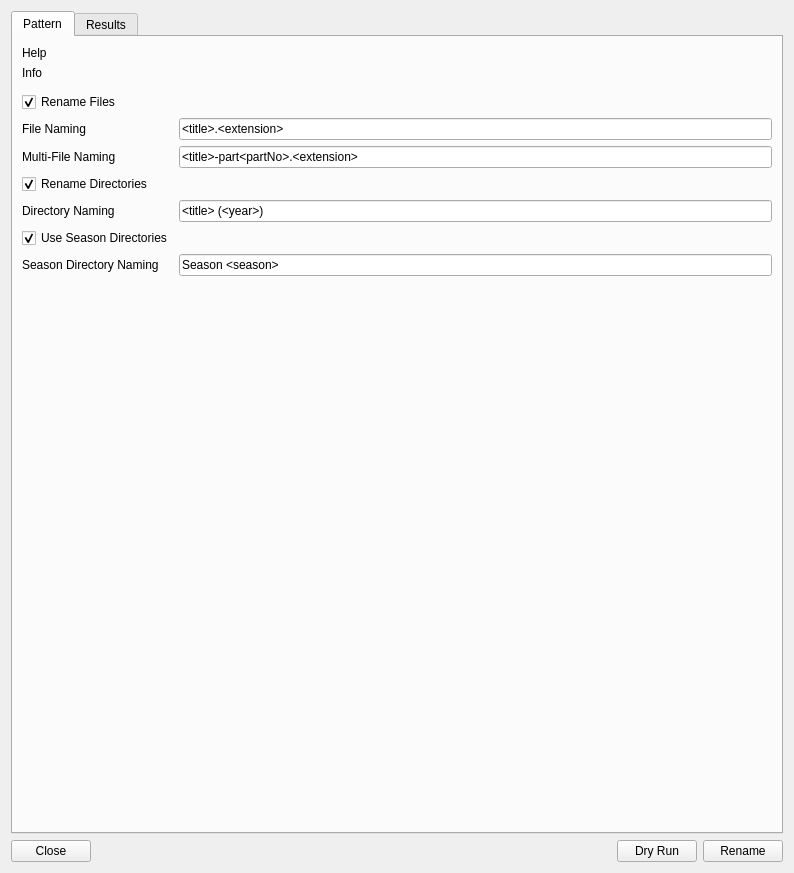
<?xml version="1.0" encoding="UTF-8"?>
<ui version="4.0">
 <class>RenamerDialog</class>
 <widget class="QDialog" name="RenamerDialog">
  <property name="windowModality">
   <enum>Qt::WindowModal</enum>
  </property>
  <property name="geometry">
   <rect>
    <x>0</x>
    <y>0</y>
    <width>794</width>
    <height>873</height>
   </rect>
  </property>
  <property name="windowTitle">
   <string>Renamer</string>
  </property>
  <property name="windowIcon">
   <iconset resource="../../MediaElch.qrc">
    <normaloff>:/img/MediaElch.png</normaloff>:/img/MediaElch.png</iconset>
  </property>
  <property name="modal">
   <bool>true</bool>
  </property>
  <layout class="QVBoxLayout" name="verticalLayout" stretch="0,0">
   <item>
    <widget class="QTabWidget" name="tabWidget">
     <property name="currentIndex">
      <number>0</number>
     </property>
     <widget class="QWidget" name="tab">
      <attribute name="title">
       <string>Pattern</string>
      </attribute>
      <layout class="QVBoxLayout" name="verticalLayout_2">
       <item>
        <widget class="QLabel" name="helpLabel">
         <property name="text">
          <string notr="true">Help</string>
         </property>
         <property name="wordWrap">
          <bool>true</bool>
         </property>
         <property name="openExternalLinks">
          <bool>true</bool>
         </property>
        </widget>
       </item>
       <item>
        <widget class="QLabel" name="infoLabel">
         <property name="text">
          <string notr="true">Info</string>
         </property>
         <property name="wordWrap">
          <bool>true</bool>
         </property>
        </widget>
       </item>
       <item>
        <widget class="RenamerPlaceholders" name="placeholders" native="true"/>
       </item>
       <item>
        <layout class="QGridLayout" name="gridLayout">
         <item row="5" column="0">
          <widget class="QCheckBox" name="chkSeasonDirectories">
           <property name="text">
            <string>Use Season Directories</string>
           </property>
           <property name="checked">
            <bool>true</bool>
           </property>
          </widget>
         </item>
         <item row="2" column="0">
          <widget class="QLabel" name="label_15">
           <property name="text">
            <string>Multi-File Naming</string>
           </property>
          </widget>
         </item>
         <item row="4" column="1">
          <widget class="QLineEdit" name="directoryNaming">
           <property name="inputMask">
            <string notr="true"/>
           </property>
           <property name="text">
            <string notr="true">&lt;title&gt; (&lt;year&gt;)</string>
           </property>
          </widget>
         </item>
         <item row="3" column="0">
          <widget class="QCheckBox" name="chkDirectoryNaming">
           <property name="text">
            <string>Rename Directories</string>
           </property>
           <property name="checked">
            <bool>true</bool>
           </property>
          </widget>
         </item>
         <item row="0" column="0">
          <widget class="QCheckBox" name="chkFileNaming">
           <property name="text">
            <string>Rename Files</string>
           </property>
           <property name="checked">
            <bool>true</bool>
           </property>
          </widget>
         </item>
         <item row="2" column="1">
          <widget class="QLineEdit" name="fileNamingMulti">
           <property name="inputMask">
            <string notr="true"/>
           </property>
           <property name="text">
            <string notr="true">&lt;title&gt;-part&lt;partNo&gt;.&lt;extension&gt;</string>
           </property>
          </widget>
         </item>
         <item row="4" column="0">
          <widget class="QLabel" name="label">
           <property name="text">
            <string>Directory Naming</string>
           </property>
          </widget>
         </item>
         <item row="1" column="1">
          <widget class="QLineEdit" name="fileNaming">
           <property name="inputMask">
            <string notr="true"/>
           </property>
           <property name="text">
            <string notr="true">&lt;title&gt;.&lt;extension&gt;</string>
           </property>
          </widget>
         </item>
         <item row="1" column="0">
          <widget class="QLabel" name="label_2">
           <property name="text">
            <string>File Naming</string>
           </property>
          </widget>
         </item>
         <item row="6" column="0">
          <widget class="QLabel" name="labelSeasonDirectory">
           <property name="text">
            <string>Season Directory Naming</string>
           </property>
          </widget>
         </item>
         <item row="6" column="1">
          <widget class="QLineEdit" name="seasonNaming">
           <property name="text">
            <string>Season &lt;season&gt;</string>
           </property>
          </widget>
         </item>
        </layout>
       </item>
       <item>
        <spacer name="verticalSpacer">
         <property name="orientation">
          <enum>Qt::Vertical</enum>
         </property>
         <property name="sizeHint" stdset="0">
          <size>
           <width>20</width>
           <height>40</height>
          </size>
         </property>
        </spacer>
       </item>
      </layout>
     </widget>
     <widget class="QWidget" name="tab_2">
      <attribute name="title">
       <string>Results</string>
      </attribute>
      <layout class="QVBoxLayout" name="verticalLayout_3">
       <property name="leftMargin">
        <number>0</number>
       </property>
       <property name="topMargin">
        <number>0</number>
       </property>
       <property name="rightMargin">
        <number>0</number>
       </property>
       <property name="bottomMargin">
        <number>0</number>
       </property>
       <item>
        <widget class="QTableWidget" name="resultsTable">
         <property name="frameShape">
          <enum>QFrame::NoFrame</enum>
         </property>
         <property name="frameShadow">
          <enum>QFrame::Plain</enum>
         </property>
         <property name="editTriggers">
          <set>QAbstractItemView::NoEditTriggers</set>
         </property>
         <attribute name="horizontalHeaderVisible">
          <bool>false</bool>
         </attribute>
         <attribute name="horizontalHeaderDefaultSectionSize">
          <number>100</number>
         </attribute>
         <attribute name="verticalHeaderVisible">
          <bool>false</bool>
         </attribute>
         <attribute name="verticalHeaderDefaultSectionSize">
          <number>22</number>
         </attribute>
         <attribute name="verticalHeaderMinimumSectionSize">
          <number>22</number>
         </attribute>
         <column>
          <property name="text">
           <string notr="true">Neue Spalte</string>
          </property>
         </column>
         <column>
          <property name="text">
           <string notr="true">Neue Spalte</string>
          </property>
         </column>
         <column>
          <property name="text">
           <string notr="true">Neue Spalte</string>
          </property>
         </column>
        </widget>
       </item>
       <item>
        <widget class="QTextEdit" name="results">
         <property name="maximumSize">
          <size>
           <width>16777215</width>
           <height>100</height>
          </size>
         </property>
         <property name="frameShape">
          <enum>QFrame::NoFrame</enum>
         </property>
         <property name="frameShadow">
          <enum>QFrame::Plain</enum>
         </property>
         <property name="readOnly">
          <bool>true</bool>
         </property>
         <property name="html">
          <string notr="true">&lt;!DOCTYPE HTML PUBLIC &quot;-//W3C//DTD HTML 4.0//EN&quot; &quot;http://www.w3.org/TR/REC-html40/strict.dtd&quot;&gt;
&lt;html&gt;&lt;head&gt;&lt;meta name=&quot;qrichtext&quot; content=&quot;1&quot; /&gt;&lt;style type=&quot;text/css&quot;&gt;
p, li { white-space: pre-wrap; }
&lt;/style&gt;&lt;/head&gt;&lt;body style=&quot; font-family:'.SF NS Text'; font-size:13pt; font-weight:400; font-style:normal;&quot;&gt;
&lt;p style=&quot;-qt-paragraph-type:empty; margin-top:0px; margin-bottom:0px; margin-left:0px; margin-right:0px; -qt-block-indent:0; text-indent:0px;&quot;&gt;&lt;br /&gt;&lt;/p&gt;&lt;/body&gt;&lt;/html&gt;</string>
         </property>
        </widget>
       </item>
      </layout>
     </widget>
    </widget>
   </item>
   <item>
    <layout class="QHBoxLayout" name="horizontalLayout">
     <item>
      <widget class="QPushButton" name="btnClose">
       <property name="text">
        <string>Close</string>
       </property>
       <property name="autoDefault">
        <bool>false</bool>
       </property>
      </widget>
     </item>
     <item>
      <spacer name="horizontalSpacer">
       <property name="orientation">
        <enum>Qt::Horizontal</enum>
       </property>
       <property name="sizeHint" stdset="0">
        <size>
         <width>40</width>
         <height>20</height>
        </size>
       </property>
      </spacer>
     </item>
     <item>
      <widget class="QPushButton" name="btnDryRun">
       <property name="text">
        <string>Dry Run</string>
       </property>
       <property name="autoDefault">
        <bool>false</bool>
       </property>
      </widget>
     </item>
     <item>
      <widget class="QPushButton" name="btnRename">
       <property name="text">
        <string>Rename</string>
       </property>
       <property name="autoDefault">
        <bool>false</bool>
       </property>
      </widget>
     </item>
    </layout>
   </item>
  </layout>
 </widget>
 <customwidgets>
  <customwidget>
   <class>RenamerPlaceholders</class>
   <extends>QWidget</extends>
   <header>renamer/RenamerPlaceholders.h</header>
   <container>1</container>
  </customwidget>
 </customwidgets>
 <tabstops>
  <tabstop>chkFileNaming</tabstop>
  <tabstop>fileNaming</tabstop>
  <tabstop>fileNamingMulti</tabstop>
  <tabstop>chkDirectoryNaming</tabstop>
  <tabstop>directoryNaming</tabstop>
  <tabstop>chkSeasonDirectories</tabstop>
  <tabstop>seasonNaming</tabstop>
  <tabstop>btnClose</tabstop>
  <tabstop>btnDryRun</tabstop>
  <tabstop>btnRename</tabstop>
 </tabstops>
 <resources>
  <include location="../../MediaElch.qrc"/>
 </resources>
 <connections>
  <connection>
   <sender>btnClose</sender>
   <signal>clicked()</signal>
   <receiver>RenamerDialog</receiver>
   <slot>reject()</slot>
   <hints>
    <hint type="sourcelabel">
     <x>338</x>
     <y>444</y>
    </hint>
    <hint type="destinationlabel">
     <x>375</x>
     <y>286</y>
    </hint>
   </hints>
  </connection>
 </connections>
</ui>
